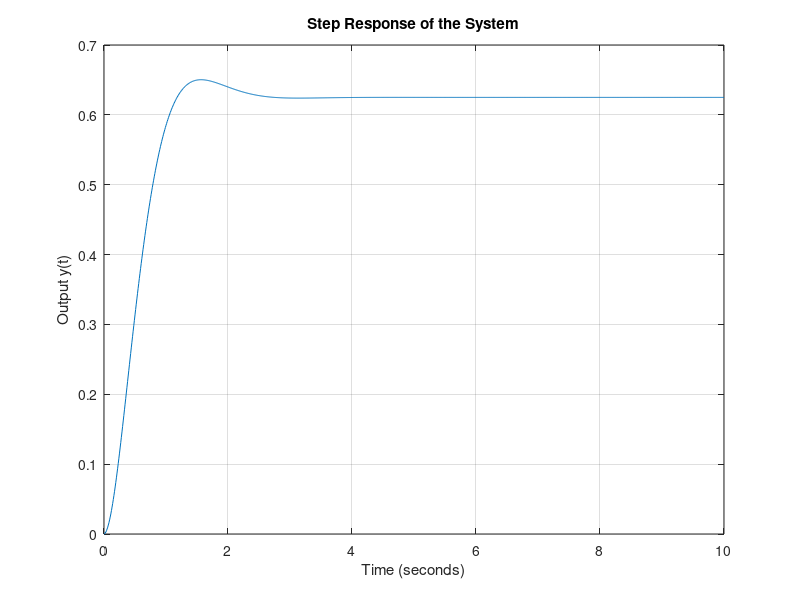

Here is the MATLAB script that generated this plot:
% Define system parameters
numerator = 5;
denominator = [1 4 8];  % Coefficients of y'' + 4y' + 8y = 5u

% Define the time vector
t = 0:0.01:10;  % 0 to 10 seconds with a step of 0.01 seconds
dt = t(2) - t(1);  % Time step

% Initialize the output and state arrays
y = zeros(size(t));  % Output
y_dot = 0;  % Initial derivative (y')
y_double_dot = 0;  % Initial second derivative (y'')

% Step input
u = ones(size(t));  % Step input of 1

% Simulate the step response using numerical integration
for k = 1:length(t)-1
    % Calculate the second derivative
    y_double_dot = (numerator * u(k) - denominator(2) * y_dot - denominator(3) * y(k)) / denominator(1);
    
    % Update the first derivative and output using Euler's method
    y_dot = y_dot + y_double_dot * dt;
    y(k+1) = y(k) + y_dot * dt;
end

% Plot the step response
figure;
plot(t, y);
title('Step Response of the System');
xlabel('Time (seconds)');
ylabel('Output y(t)');
grid on;
